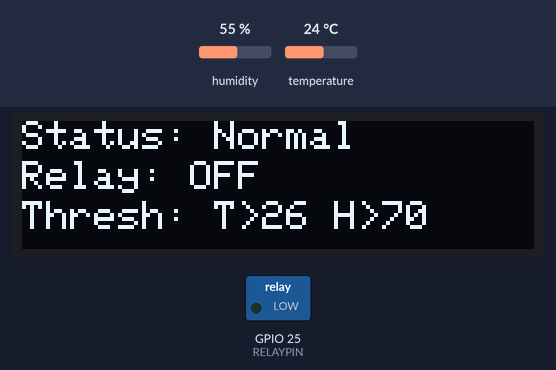
A sketch run on a simulated ESP32. Parts: 128×32 one-colour display, switched loads named in the sketch (green lamp = pin HIGH). Inputs (shaded band) come from the test bench; at power-on: humidity 55 %, temperature 24 °C. WiFi joins after 1.5 s; servers stay silent unless stated; uploads are accepted with an empty reply; what the sketch prints to the serial monitor is not drawn.

Above: at 6.0 s.
6.1 s: humidity set to 69 %
At 12.2 s:
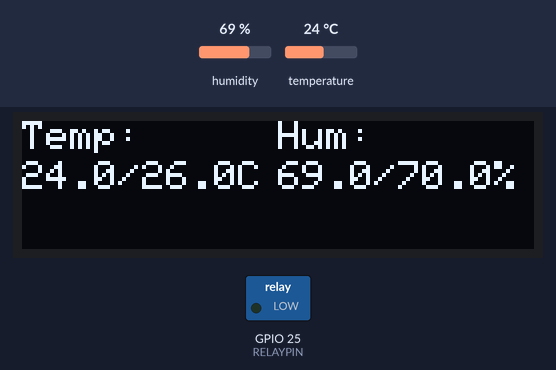
14.3 s: humidity set to 72 %
At 22.3 s:
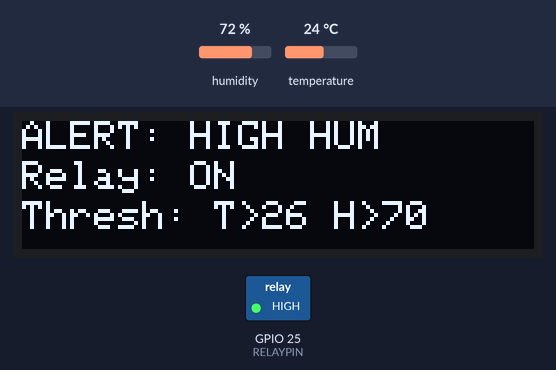
22.9 s: temperature set to 28 °C
At 29.6 s:
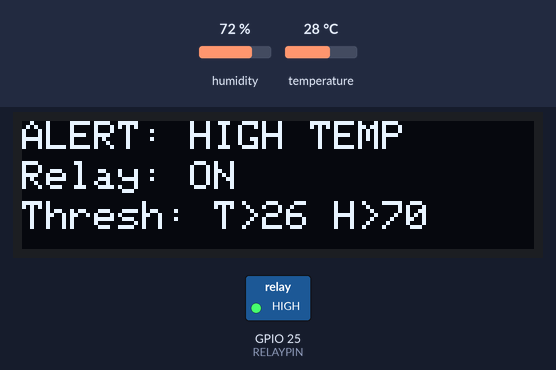
31.5 s: temperature set to 12 °C
At 35.4 s:
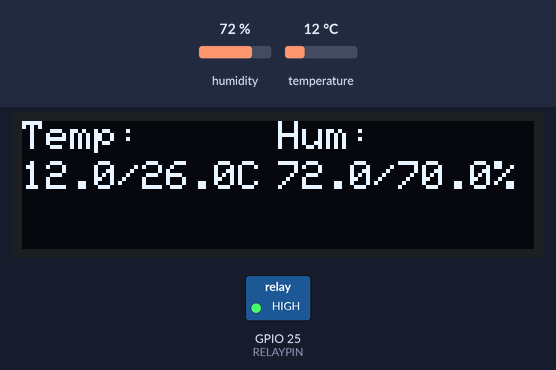
38.3 s: humidity set to 22 %
At 40.5 s:
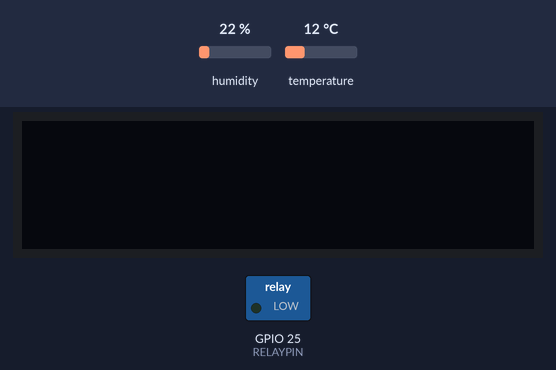
42.8 s: temperature set to 25 °C
At 43.6 s:
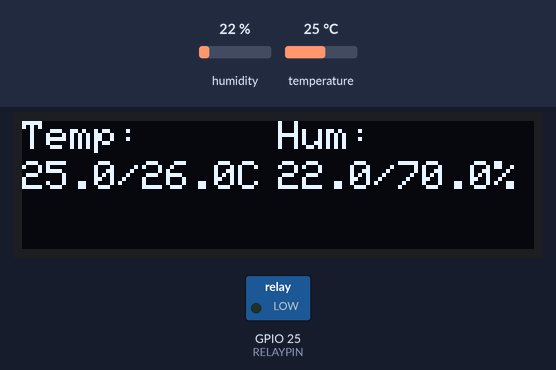
47.3 s: temperature set to 28 °C
Timing chart, 0 to 51.5 s (numbered marks = the images above; inputs shaded):
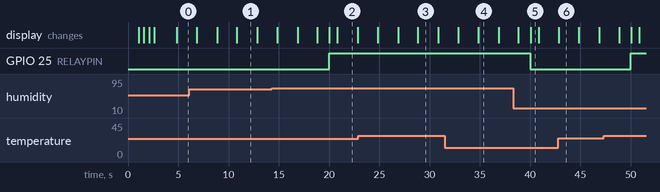

Measured:
- the behaviour switches between 70 and 71 % on humidity (found by bisection; images 1 and 2)
- after the input at 6.1 s, the display: first differs from a run without the input after 4.7 s (image 1)
- after the input at 14.3 s, GPIO 25 (RELAYPIN): LOW → HIGH after 5.7 s; the display: first differs from a run without the input after 2.6 s (image 2 shows a later state)
- after the input at 22.9 s, the display: first differs from a run without the input after 4.0 s (image 3 shows a later state)
- after the input at 31.5 s, the display: first changes after 1.4 s (image 4 shows a later state)
- after the input at 38.3 s, GPIO 25 (RELAYPIN): HIGH → LOW after 1.7 s; the display: first differs from a run without the input after 1.7 s (image 5)
- after the input at 42.8 s, the display: changes after 0.06 s (image 6)
- after the input at 47.3 s, GPIO 25 (RELAYPIN): LOW → HIGH after 2.7 s

The sketch:

midterm_295286.ino
```cpp
  /* =================================================================

  📌 Objective
      To develop a sensor-based monitoring system that:
      •	Captures temperature and humidity data every 10 seconds
      •	Stores the data in a SQL relational database
      •	Activates a relay if thresholds (user can set) are exceeded
      •	Displays real-time readings in a graph on a mobile/web app

  🧰 System Requirements
      1. Hardware
        Use the following components:
          •	ESP32 (main controller)
          •	DHT11 Sensor (for temperature and humidity)
          •	Relay (to trigger fan/alarm if limits exceeded)
          •	OLED Display (optional, to show live values)
      2. Backend
        Choose one backend:
          •	PHP, Flask, or NodeJS
          •	Database: MySQL or PostgreSQL
        Backend Functions:
          •	Accept sensor data every 10 seconds via API
          •	Store data with timestamp
          •	Provide endpoint to fetch data for graphing
      3. Mobile/Web App
        Build a simple app using Flutter or React Native that:
          •	Fetches temperature and humidity data from backend
          •	Displays values in a graph/chart
            o	Use packages like fl_chart, syncfusion_flutter_charts, or equivalent
          •	Optional: Display latest value or status message (e.g., “Alert: High Temp!”)

  ⚙️ System Behaviour
      •	Data Interval: Every 10 seconds, ESP32 sends:
        o	Temperature (°C)
        o	Humidity (%)
        o	Timestamp
      •	Relay Trigger (user able to configure): Activated when:
        o	Temperature > i.e 26°C OR
        o	Humidity > 70%
      •	App graph must reflect these values clearly

  ====================================================================*/

#include <WiFi.h>
#include <HTTPClient.h>
#include <DHT.h>
#include <Wire.h>
#include <Adafruit_GFX.h>
#include <Adafruit_SSD1306.h>
#include <ArduinoJson.h>

// Hardware Configuration
#define DHTPIN 4          // DHT11 Sensor connected to GPIO4
#define DHTTYPE DHT11     // DHT11 sensor type
#define RELAYPIN 25       // Relay connected to GPIO25
#define SCREEN_WIDTH 128  // OLED display width
#define SCREEN_HEIGHT 32  // OLED display height
#define OLED_RESET -1     // Reset pin

// System Configuration
const char* device_id = "001";
const char* ssid = "Bullet Chicken";
const char* password = "vagabond";
const char* dataServer = "http://humancc.site/irdinabalqis/relay_monitoring_system/relay_data/insert_data.php";
const char* thresholdServer = "http://humancc.site/irdinabalqis/relay_monitoring_system/threshold_data/load_threshold.php";

// Timing Configuration
const long MAIN_INTERVAL = 10000;        // 10 second main cycle
const long THRESHOLD_CHECK_INTERVAL = 30000; // 30 seconds for threshold checks
const long DISPLAY_UPDATE_INTERVAL = 2000;   // 2 seconds per display page

// Threshold Configuration
float tempThreshold = 26.0;    // Default values
float humThreshold = 70.0;     // Default values
bool thresholdsUpdated = false;
bool alertActive = false;

// System Objects
DHT dht(DHTPIN, DHTTYPE);
Adafruit_SSD1306 display(SCREEN_WIDTH, SCREEN_HEIGHT, &Wire, OLED_RESET);

// Display Management
int currentPage = 0;
unsigned long lastMainCycle = 0;
unsigned long lastThresholdCheck = 0;
unsigned long lastPageChange = 0;
static unsigned long updateTime = 0;  // For tracking threshold updates

void setup() {
  Serial.begin(115200);

  // Initialize hardware
  pinMode(RELAYPIN, OUTPUT);
  digitalWrite(RELAYPIN, LOW);
  dht.begin();

  // Initialize OLED
  if(!display.begin(SSD1306_SWITCHCAPVCC, 0x3C)) {
    Serial.println("OLED initialization failed!");
    while(1);
  }
  Serial.println("OLED initialized");

  // Show startup screen
  displayStartup();

  // Connect to WiFi
  connectToWiFi();

  // Initial threshold check
  checkThresholdUpdates();
}

void loop() {
  unsigned long currentMillis = millis();

  // Main 10-second cycle
  if (currentMillis - lastMainCycle >= MAIN_INTERVAL) {
    lastMainCycle = currentMillis;
    executeMainCycle();
  }

  // Check for threshold updates periodically
  if (currentMillis - lastThresholdCheck >= THRESHOLD_CHECK_INTERVAL) {
    lastThresholdCheck = currentMillis;
    checkThresholdUpdates();
  }

  // Update display pages
  updateDisplayManagement();
}

void displayStartup() {
  display.clearDisplay();
  display.setTextSize(1);
  display.setTextColor(SSD1306_WHITE);
  display.setCursor(0,0);
  display.println("System Starting...");
  display.display();
  delay(1000);
  display.clearDisplay();
  display.display();
}

void connectToWiFi() {
  WiFi.begin(ssid, password);
  display.clearDisplay();
  display.setCursor(0,0);
  display.print("Connecting to WiFi");
  display.display();

  while (WiFi.status() != WL_CONNECTED) {
    delay(500);
    display.print(".");
    display.display();
  }

  display.clearDisplay();
  display.setCursor(0,0);
  display.println("WiFi connected!");
  display.printf("IP: %s", WiFi.localIP().toString().c_str());
  display.display();
  delay(2000);
}

void executeMainCycle() {
  // Read sensors
  float temperature = dht.readTemperature();
  float humidity = dht.readHumidity();

  if (isnan(humidity) || isnan(temperature)) {
    displayError("Sensor Error");
    return;
  }

  // Check thresholds and control relay
  bool thresholdExceeded = checkThresholds(temperature, humidity);
  digitalWrite(RELAYPIN, thresholdExceeded ? HIGH : LOW);

  // Manage alerts
  manageAlerts(temperature, humidity, thresholdExceeded);

  // Send data to server if connected
  if (WiFi.status() == WL_CONNECTED) {
    sendSensorData(temperature, humidity);
  }

  // Log to serial
  Serial.printf("[%s] Temp: %.1f°C Hum: %.1f%% %s\n",
              device_id, temperature, humidity,
              thresholdExceeded ? "ALERT" : "Normal");
}

bool checkThresholds(float temp, float hum) {
  return (temp > tempThreshold || hum > humThreshold);
}

void manageAlerts(float temp, float hum, bool exceeded) {
  if (exceeded && !alertActive) {
    showAlert(temp, hum);
    alertActive = true;
  }
  else if (!exceeded && alertActive) {
    clearAlert();
    alertActive = false;
  }
}

void updateDisplayManagement() {
  unsigned long currentMillis = millis();

  // Rotate display pages every 2 seconds
  if (currentMillis - lastPageChange >= DISPLAY_UPDATE_INTERVAL) {
    currentPage = (currentPage + 1) % 2;
    lastPageChange = currentMillis;
    updateDisplayContent();
  }
}

void updateDisplayContent() {
  float temperature = dht.readTemperature();
  float humidity = dht.readHumidity();
  bool thresholdExceeded = checkThresholds(temperature, humidity);

  display.clearDisplay();

  // Show "UPDATED" indicator if thresholds were recently updated
  if (thresholdsUpdated && (millis() - updateTime < 5000)) {
    display.setTextSize(1);
    display.setCursor(80, 0);
    display.print("UPDATED");
  } else {
    thresholdsUpdated = false;
  }

  // Page 0: Values display
  if (currentPage == 0) {
    display.setTextSize(1);
    display.setCursor(0, 0);
    display.print("Temp:");
    display.setCursor(0, 10);
    display.printf("%.1f/%.1fC", temperature, tempThreshold);

    display.setCursor(64, 0);
    display.print("Hum:");
    display.setCursor(64, 10);
    display.printf("%.1f/%.1f%%", humidity, humThreshold);
  }
  // Page 1: Status display
  else {
    display.setTextSize(1);
    display.setCursor(0, 0);
    if (thresholdExceeded) {
      display.print("ALERT: ");
      display.print(temperature > tempThreshold ? "HIGH TEMP" : "HIGH HUM");
    } else {
      display.print("Status: Normal");
    }

    display.setCursor(0, 10);
    display.print("Relay: ");
    display.print(digitalRead(RELAYPIN) ? "ON" : "OFF");

    display.setCursor(0, 20);
    display.printf("Thresh: T>%.0f H>%.0f", tempThreshold, humThreshold);
  }

  display.display();
}

void checkThresholdUpdates() {
  if (WiFi.status() != WL_CONNECTED) {
    Serial.println("Cannot check thresholds - WiFi disconnected");
    return;
  }

  HTTPClient http;
  http.begin(thresholdServer);
  int httpCode = http.GET();

  if (httpCode == HTTP_CODE_OK) {
    String payload = http.getString();
    DynamicJsonDocument doc(256);
    DeserializationError error = deserializeJson(doc, payload);

    if (!error && doc["status"] == "success") {
      float newTemp = doc["temp_threshold"];
      float newHum = doc["hum_threshold"];

      if (newTemp != tempThreshold || newHum != humThreshold) {
        tempThreshold = newTemp;
        humThreshold = newHum;
        thresholdsUpdated = true;
        updateTime = millis();

        Serial.printf("Thresholds updated - Temp: %.1f°C, Hum: %.1f%%\n",
                     tempThreshold, humThreshold);
      }
    } else {
      Serial.println("Failed to parse threshold data");
    }
  } else {
    Serial.printf("Threshold update failed, HTTP code: %d\n", httpCode);
  }
  http.end();
}

void sendSensorData(float temp, float hum) {
  HTTPClient http;
  String url = String(dataServer) +
              "?device_id=" + String(device_id) +
              "&temp=" + String(temp) +
              "&hum=" + String(hum) +
              "&relay_status=" + String(digitalRead(RELAYPIN));

  http.begin(url);
  int httpCode = http.GET();
  if (httpCode > 0) {
    Serial.printf("Data sent - Response: %d\n", httpCode);
  }
  http.end();
}

void showAlert(float temp, float hum) {
  display.clearDisplay();
  display.setTextSize(1);
  display.setCursor(10, 0);
  display.print("! ALERT !");

  display.setCursor(0, 10);
  if (temp > tempThreshold) {
    display.printf("Temp: %.1f > %.1f", temp, tempThreshold);
  }

  display.setCursor(0, 20);
  if (hum > humThreshold) {
    display.printf("Hum: %.1f > %.1f", hum, humThreshold);
  }

  display.display();
}

void clearAlert() {
  display.clearDisplay();
  display.display();
}

void displayError(const char* message) {
  display.clearDisplay();
  display.setTextSize(1);
  display.setCursor(0,0);
  display.print("ERROR:");
  display.setCursor(0,10);
  display.print(message);
  display.display();
}
```
